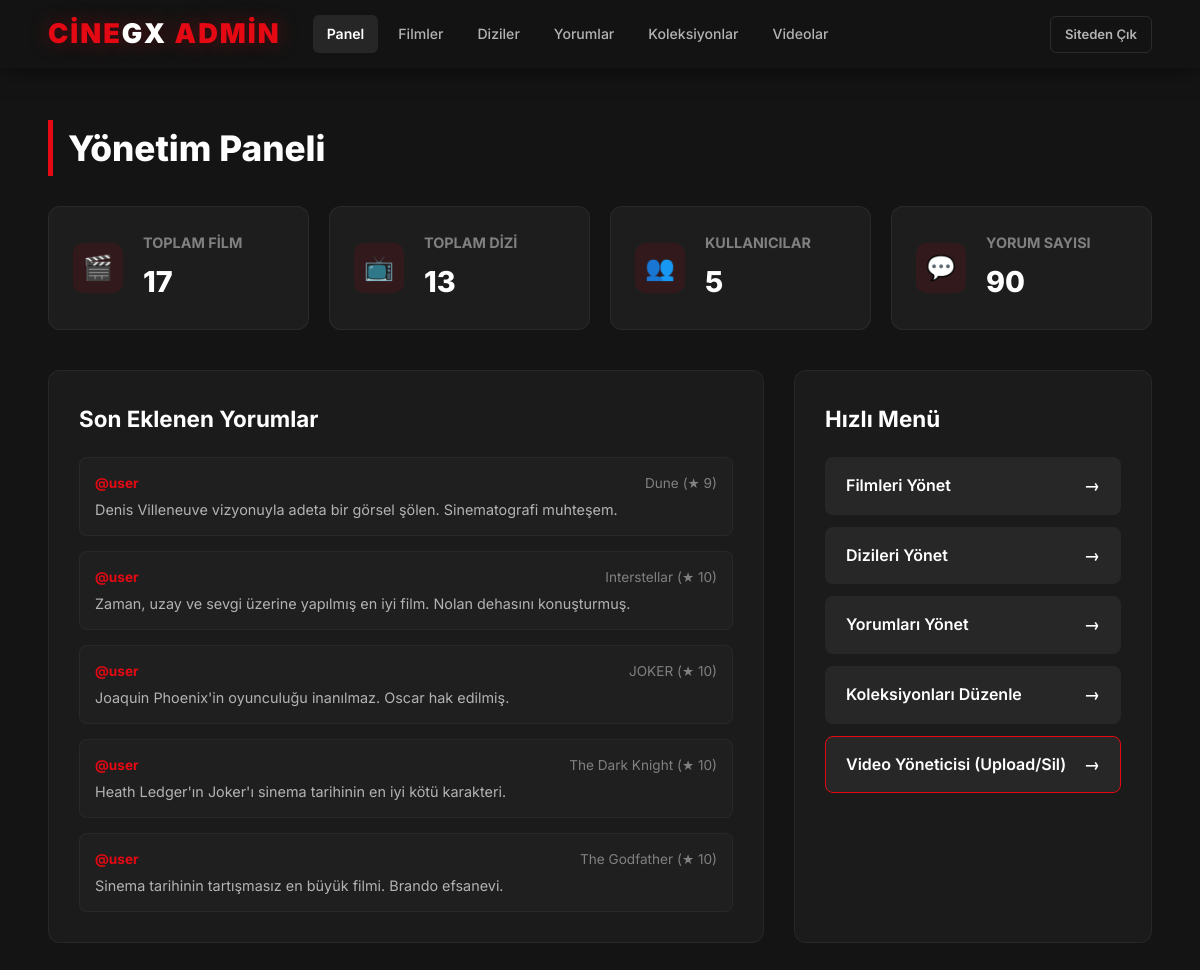
/admin/index.php (signed in), run on the app's committed database.
### tables this page shows
CREATE TABLE `comments` (
  `id` int(11) NOT NULL AUTO_INCREMENT,
  `user_id` int(11) NOT NULL,
  `content_id` int(11) NOT NULL,
  `content_type` enum('movie','series') NOT NULL,
  `rating` int(2) NOT NULL CHECK (`rating` >= 1 AND `rating` <= 10),
  `comment_text` text NOT NULL,
  `likes` int(11) DEFAULT 0,
  `created_at` timestamp DEFAULT current_timestamp(),
  PRIMARY KEY (`id`),
  FOREIGN KEY (`user_id`) REFERENCES `users`(`id`) ON DELETE CASCADE
);

CREATE TABLE `users` (
  `id` int(11) NOT NULL AUTO_INCREMENT,
  `username` varchar(50) NOT NULL,
  `email` varchar(100) NOT NULL,
  `password_hash` varchar(255) NOT NULL,
  `is_premium` tinyint(1) DEFAULT 0,
  `is_admin` tinyint(1) DEFAULT 0,
  `created_at` timestamp DEFAULT current_timestamp(),
  PRIMARY KEY (`id`),
  UNIQUE KEY `email` (`email`)
);

### admin/index.php (the view, shortened to what this page needs)
<?php
require_once __DIR__ . '/../includes/db.php';
$movieCount = $pdo->query("SELECT COUNT(*) FROM movies")->fetchColumn();
$seriesCount = $pdo->query("SELECT COUNT(*) FROM series")->fetchColumn();
$userCount = $pdo->query("SELECT COUNT(*) FROM users")->fetchColumn();
$commentCount = $pdo->query("SELECT COUNT(*) FROM comments")->fetchColumn();
$recentComments = $pdo->query("
    SELECT c.*, u.username, COALESCE(m.title, s.title) AS content_title
    FROM comments c
    JOIN users u ON c.user_id = u.id
    LEFT JOIN movies m ON c.content_type = 'movie' AND c.content_id = m.id
    LEFT JOIN series s ON c.content_type = 'series' AND c.content_id = s.id
    ORDER BY c.created_at DESC
    LIMIT 5
")->fetchAll();
?>
<!DOCTYPE html>
<html lang="tr">
<head>
    <link rel="stylesheet" href="../assets/css/style.css">
</head>
<body>
<header class="navbar scrolled">
    <div class="navbar-inner">
        <a href="../index.php" class="navbar-logo">Cine<span>GX</span> Admin</a>
        <nav class="navbar-nav">
            <a href="index.php" class="nav-link active">Panel</a>
            <a href="movies.php" class="nav-link">Filmler</a>
            <a href="series.php" class="nav-link">Diziler</a>
            <a href="comments.php" class="nav-link">Yorumlar</a>
            <a href="collections.php" class="nav-link">Koleksiyonlar</a>
            <a href="videos.php" class="nav-link">Videolar</a>
        </nav>
        <div class="navbar-user">
            <a href="../index.php" class="btn-logout">Siteden Çık</a>
        </div>
    </div>
</header>
<div class="admin-page">
    <h1 class="admin-title">Yönetim Paneli</h1>
    <div class="stats-grid">
        <div class="stat-card">
            <div class="stat-icon">🎬</div>
            <div class="stat-info">
                <h3>Toplam Film</h3>
                <p><?= $movieCount ?></p>
            </div>
        </div>
        <div class="stat-card">
            <div class="stat-icon">📺</div>
            <div class="stat-info">
                <h3>Toplam Dizi</h3>
                <p><?= $seriesCount ?></p>
            </div>
        </div>
        <div class="stat-card">
            <div class="stat-icon">👥</div>
            <div class="stat-info">
                <h3>Kullanıcılar</h3>
                <p><?= $userCount ?></p>
            </div>
        </div>
        <div class="stat-card">
            <div class="stat-icon">💬</div>
            <div class="stat-info">
                <h3>Yorum Sayısı</h3>
                <p><?= $commentCount ?></p>
            </div>
        </div>
    </div>
    <div class="admin-sections">
        <div class="admin-card">
            <h2 class="card-header-title">Son Eklenen Yorumlar</h2>
            <?php if (empty($recentComments)): ?>
                <p style="color: var(--text-muted);">Henüz yorum yapılmamış.</p>
            <?php else: ?>
                <div class="recent-comments-list">
                    <?php foreach ($recentComments as $comm): ?>
                        <div class="admin-comment-card">
                            <div class="acc-header">
                                <span class="acc-user">@<?= htmlspecialchars($comm['username']) ?></span>
                                <span class="acc-content"><?= htmlspecialchars($comm['content_title'] ?? 'Bilinmeyen İçerik') ?> (★ <?= $comm['rating'] ?>)</span>
                            </div>
                            <div class="acc-text"><?= htmlspecialchars($comm['comment_text']) ?></div>
                        </div>
                    <?php endforeach; ?>
                </div>
            <?php endif; ?>
        </div>
        <div class="admin-card">
            <h2 class="card-header-title">Hızlı Menü</h2>
            <div class="quick-actions">
                <a href="movies.php" class="action-btn">
                    <span>Filmleri Yönet</span>
                    <span>→</span>
                </a>
                <a href="series.php" class="action-btn">
                    <span>Dizileri Yönet</span>
                    <span>→</span>
                </a>
                <a href="comments.php" class="action-btn">
                    <span>Yorumları Yönet</span>
                    <span>→</span>
                </a>
                <a href="collections.php" class="action-btn">
                    <span>Koleksiyonları Düzenle</span>
                    <span>→</span>
                </a>
                <a href="videos.php" class="action-btn" style="border-color:var(--accent);">
                    <span>Video Yöneticisi (Upload/Sil)</span>
                    <span>→</span>
                </a>
            </div>
        </div>
    </div>
</div>
</body>
</html>

### assets/css/style.css (style rules this page uses)
*, *::before, *::after { margin: 0; padding: 0; box-sizing: border-box; }
:root { --bg-primary: #141414; --bg-secondary: #1a1a1a; --bg-card: #1f1f1f; --bg-input: #333333; --text-primary: #FFFFFF; --text-secondary: #B3B3B3; --text-muted: #808080; --accent: #E50914; --accent-hover: #f6121d; --accent-glow: rgba(229, 9, 20, 0.35); --success: #46d369; --error: #e87c03; --border: #333333; --radius: 4px; --radius-lg: 8px; --shadow: 0 4px 20px rgba(0,0,0,0.6); --shadow-heavy: 0 8px 40px rgba(0,0,0,0.8); --transition: all 0.3s ease-in-out; --transition-fast: all 0.15s ease; }
html { font-size: 16px; scroll-behavior: smooth; }
body { font-family: 'Inter', 'Helvetica Neue', Arial, sans-serif; background-color: var(--bg-primary); color: var(--text-primary); min-height: 100vh; line-height: 1.6; -webkit-font-smoothing: antialiased; -moz-osx-font-smoothing: grayscale; }
a { color: var(--text-primary); text-decoration: none; transition: var(--transition); }
.navbar { position: fixed; top: 0; left: 0; right: 0; z-index: 1000; background: linear-gradient(180deg, rgba(0,0,0,0.85) 0%, transparent 100%); transition: background 0.4s ease, box-shadow 0.4s ease; padding: 0 4%; }
.navbar.scrolled { background: rgba(20,20,20,0.97); backdrop-filter: blur(12px); box-shadow: 0 2px 20px rgba(0,0,0,0.5); }
.navbar-inner { max-width: 1400px; margin: 0 auto; display: flex; align-items: center; height: 68px; gap: 32px; }
.navbar-logo { font-size: 1.7rem; font-weight: 900; color: var(--accent) !important; letter-spacing: 2px; text-transform: uppercase; text-shadow: 0 0 20px var(--accent-glow); flex-shrink: 0; }
.navbar-logo span { color: var(--text-primary); }
.navbar-nav { display: flex; align-items: center; gap: 6px; flex: 1; }
.nav-link { display: flex; align-items: center; gap: 6px; padding: 8px 14px; border-radius: 6px; font-size: 0.88rem; font-weight: 500; color: var(--text-secondary) !important; transition: all 0.2s ease; white-space: nowrap; }
.nav-link:hover, .nav-link.active { color: var(--text-primary) !important; background: rgba(255,255,255,0.08); }
.nav-link.active { font-weight: 600; }
.navbar-user { display: flex; align-items: center; gap: 12px; flex-shrink: 0; }
.btn-logout { display: flex; align-items: center; gap: 5px; padding: 7px 14px; border-radius: 6px; font-size: 0.82rem; font-weight: 600; color: var(--text-secondary) !important; border: 1px solid rgba(255,255,255,0.1); transition: all 0.2s ease; }

### admin/index.php (style rules this page uses)
.admin-page { padding: 120px 4% 60px; max-width: 1200px; margin: 0 auto; }
.admin-title { font-size: 2.2rem; font-weight: 800; margin-bottom: 30px; border-left: 5px solid var(--accent); padding-left: 15px; }
.stats-grid { display: grid; grid-template-columns: repeat(auto-fill, minmax(220px, 1fr)); gap: 20px; margin-bottom: 40px; }
.stat-card { background: rgba(255, 255, 255, 0.04); border: 1px solid rgba(255, 255, 255, 0.06); border-radius: 12px; padding: 24px; display: flex; align-items: center; gap: 20px; }
.stat-icon { width: 50px; height: 50px; border-radius: 10px; background: rgba(229, 9, 20, 0.1); color: var(--accent); display: flex; align-items: center; justify-content: center; font-size: 1.5rem; flex-shrink: 0; }
.stat-info h3 { font-size: 0.9rem; color: var(--text-muted); text-transform: uppercase; margin-bottom: 5px; }
.stat-info p { font-size: 1.8rem; font-weight: 800; color: var(--text-primary); margin: 0; }
.admin-sections { display: grid; grid-template-columns: 2fr 1fr; gap: 30px; }
.admin-card { background: rgba(255, 255, 255, 0.03); border: 1px solid rgba(255, 255, 255, 0.05); border-radius: 12px; padding: 30px; }
.card-header-title { font-size: 1.4rem; font-weight: 700; margin-bottom: 20px; }
.quick-actions { display: flex; flex-direction: column; gap: 12px; }
.action-btn { display: flex; align-items: center; justify-content: space-between; background: rgba(255,255,255,0.05); color: white; padding: 15px 20px; border-radius: 8px; text-decoration: none; font-weight: 600; transition: 0.2s; border: 1px solid transparent; }
.recent-comments-list { display: flex; flex-direction: column; gap: 15px; }
.admin-comment-card { background: rgba(255, 255, 255, 0.02); border-radius: 8px; padding: 15px; border: 1px solid rgba(255,255,255,0.04); }
.acc-header { display: flex; justify-content: space-between; margin-bottom: 5px; font-size: 0.85rem; }
.acc-user { font-weight: bold; color: var(--accent); }
.acc-content { color: var(--text-muted); }
.acc-text { color: var(--text-secondary); font-size: 0.9rem; line-height: 1.4; }

### data on the page
comments: user.username "user", content_title "Dune", rating "9", comment_text "Denis Villeneuve vizyonuyla adeta bir görsel şölen. Sinematografi muhteşem."
comments: user.username "user", content_title "Interstellar", rating "10", comment_text "Zaman, uzay ve sevgi üzerine yapılmış en iyi film. Nolan dehasını konuşturmuş."
comments: user.username "user", content_title "JOKER", rating "10", comment_text "Joaquin Phoenix'in oyunculuğu inanılmaz. Oscar hak edilmiş."
comments: user.username "user", content_title "The Dark Knight", rating "10", comment_text "Heath Ledger'ın Joker'ı sinema tarihinin en iyi kötü karakteri."
comments: user.username "user", content_title "The Godfather", rating "10", comment_text "Sinema tarihinin tartışmasız en büyük filmi. Brando efsanevi."

### other printed values
$movieCount "17"
$seriesCount "13"
$userCount "5"
$commentCount "90"
